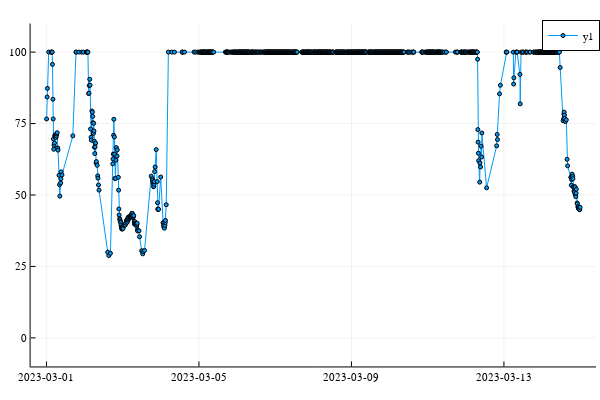

Notebook source saved alongside this figure:
### Code cell
data |> 
    @filter(_.var_id == Hum::VarKind) |> 
    @filter(_.value <= 100.0) |>
    @filter(_.value >= 0.0) |>
    @df plot(:ts, :value, marker=:circle, markersize=2)

ylims!((-10, 110))

### Figure 1 — Plotly figure (JSON) as saved in the notebook; plotly's stock layout.template omitted (floating-point values rounded to 4 significant figures; data arrays with more than 128 entries replaced by an {"elided": "..."} marker saying what was removed)
{"data": [{"colorbar": {"len": 0.9525, "title": "", "x": 0.9934, "y": 0.5139}, "legendgroup": "y1", "line": {"color": "rgba(0, 154, 250, 1.000)", "dash": "solid", "shape": "linear", "width": 1}, "marker": {"color": "rgba(0, 154, 250, 1.000)", "line": {"color": "rgba(0, 0, 0, 1.000)", "width": 1}, "size": 4, "symbol": "circle"}, "mode": "lines+markers", "name": "y1", "showlegend": true, "type": "scatter", "x": {"elided": "1037 int values"}, "xaxis": "x", "y": {"elided": "1037 float values"}, "yaxis": "y"}], "layout": {"annotations": [], "height": 400, "legend": {"bgcolor": "rgba(255, 255, 255, 1.000)", "bordercolor": "rgba(0, 0, 0, 1.000)", "borderwidth": 1, "font": {"color": "rgba(0, 0, 0, 1.000)", "family": "sans-serif", "size": 11}, "title": {"font": {"color": "rgba(0, 0, 0, 1.000)", "family": "sans-serif", "size": 15}, "text": ""}, "tracegroupgap": 0, "traceorder": "normal", "x": 1, "xanchor": "auto", "y": 1, "yanchor": "auto"}, "margin": {"b": 20, "l": 0, "r": 0, "t": 20}, "paper_bgcolor": "rgba(255, 255, 255, 1.000)", "plot_bgcolor": "rgba(255, 255, 255, 1.000)", "showlegend": true, "width": 600, "xaxis": {"anchor": "y", "domain": [0.05101, 0.9934], "gridcolor": "rgba(0, 0, 0, 0.100)", "gridwidth": 0.5, "linecolor": "rgba(0, 0, 0, 1.000)", "mirror": false, "range": [63813276029770, 63814557613230], "showgrid": true, "showline": true, "showticklabels": true, "tickangle": 0, "tickcolor": "rgb(0, 0, 0)", "tickfont": {"color": "rgba(0, 0, 0, 1.000)", "family": "sans-serif", "size": 11}, "tickmode": "array", "ticks": "inside", "ticktext": ["2023-03-01", "2023-03-05", "2023-03-09", "2023-03-13"], "tickvals": [63813312000000, 63813657600000, 63814003200000, 63814348800000], "title": "", "titlefont": {"color": "rgba(0, 0, 0, 1.000)", "family": "sans-serif", "size": 15}, "type": "-", "visible": true, "zeroline": false, "zerolinecolor": "rgba(0, 0, 0, 1.000)"}, "yaxis": {"anchor": "x", "domain": [0.03762, 0.9902], "gridcolor": "rgba(0, 0, 0, 0.100)", "gridwidth": 0.5, "linecolor": "rgba(0, 0, 0, 1.000)", "mirror": false, "range": [-10, 110], "showgrid": true, "showline": true, "showticklabels": true, "tickangle": 0, "tickcolor": "rgb(0, 0, 0)", "tickfont": {"color": "rgba(0, 0, 0, 1.000)", "family": "sans-serif", "size": 11}, "tickmode": "array", "ticks": "inside", "ticktext": ["0", "25", "50", "75", "100"], "tickvals": [0, 25, 50, 75, 100], "title": "", "titlefont": {"color": "rgba(0, 0, 0, 1.000)", "family": "sans-serif", "size": 15}, "type": "-", "visible": true, "zeroline": false, "zerolinecolor": "rgba(0, 0, 0, 1.000)"}}}
